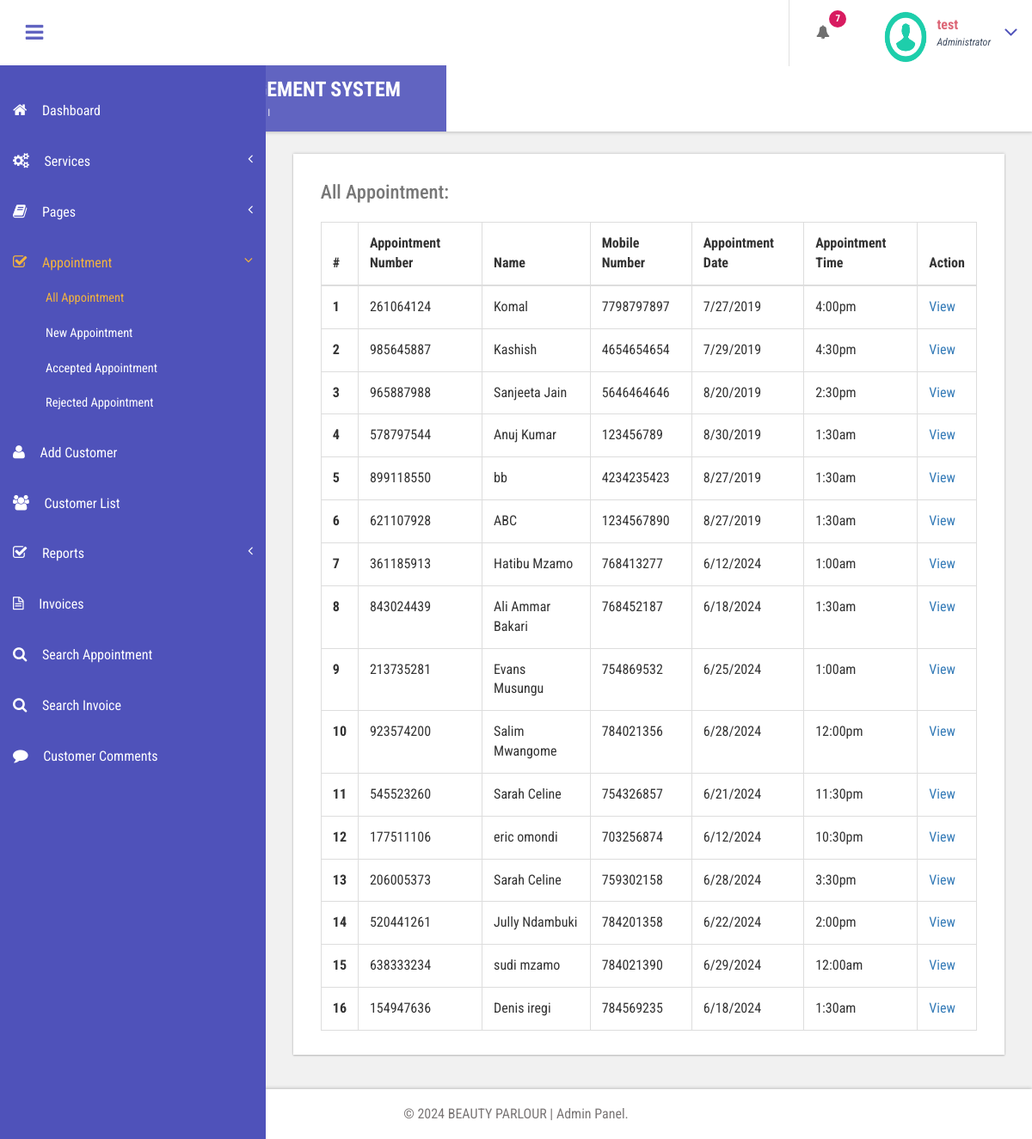
Page /admin/all-appointment.php (signed in) on the committed database.
### tables this page shows
CREATE TABLE `tblappointment` (
  `ID` int(10) NOT NULL,
  `AptNumber` varchar(80) DEFAULT NULL,
  `Name` varchar(120) DEFAULT NULL,
  `Email` varchar(120) DEFAULT NULL,
  `PhoneNumber` bigint(11) DEFAULT NULL,
  `AptDate` varchar(120) DEFAULT NULL,
  `AptTime` varchar(120) DEFAULT NULL,
  `Services` varchar(120) DEFAULT NULL,
  `ApplyDate` timestamp NULL DEFAULT current_timestamp(),
  `Remark` varchar(250) NOT NULL,
  `Status` varchar(50) NOT NULL,
  `RemarkDate` timestamp NOT NULL DEFAULT '0000-00-00 00:00:00' ON UPDATE current_timestamp()
);

### admin/all-appointment.php (the view, shortened to what this page needs)
<?php
include('includes/dbconnection.php');
if (strlen($_SESSION['bpmsaid']==0)) {
  header('location:logout.php');
  } else{
  ?>
<!DOCTYPE HTML>
<html>
<head>
<link href="css/bootstrap.css" rel='stylesheet' type='text/css' />
<link href="css/style.css" rel='stylesheet' type='text/css' />
<link href="css/font-awesome.css" rel="stylesheet">
<link href="css/animate.css" rel="stylesheet" type="text/css" media="all">
<link href="css/custom.css" rel="stylesheet">
</head>
<body class="cbp-spmenu-push">
	<div class="main-content">
		 <?php include_once('includes/sidebar.php');?>
		 <?php include_once('includes/header.php');?>
		<div id="page-wrapper">
			<div class="main-page">
				<div class="tables">
					<h3 class="title1">All Appointment</h3>
					<div class="table-responsive bs-example widget-shadow">
						<h4>All Appointment:</h4>
						<table class="table table-bordered"> <thead> <tr> <th>#</th> <th> Appointment Number</th> <th>Name</th><th>Mobile Number</th> <th>Appointment Date</th><th>Appointment Time</th><th>Action</th> </tr> </thead> <tbody>
<?php
$ret=mysqli_query($con,"select *from  tblappointment");
$cnt=1;
while ($row=mysqli_fetch_array($ret)) {
?>
						 <tr> <th scope="row"><?php echo $cnt;?></th> <td><?php  echo $row['AptNumber'];?></td> <td><?php  echo $row['Name'];?></td><td><?php  echo $row['PhoneNumber'];?></td><td><?php  echo $row['AptDate'];?></td> <td><?php  echo $row['AptTime'];?></td> <td><a href="view-appointment.php?viewid=<?php echo $row['ID'];?>">View</a></td> </tr>   <?php
$cnt=$cnt+1;
}?></tbody> </table>
					</div>
				</div>
			</div>
		</div>
		 <?php include_once('includes/footer.php');?>
	</div>
</body>
</html>
<?php }  ?>

### admin/includes/sidebar.php (shortened to what this page needs)
<div class=" sidebar" role="navigation">
          <div class="navbar-collapse">
      <nav class="cbp-spmenu cbp-spmenu-vertical cbp-spmenu-left" id="cbp-spmenu-s1">
        <ul class="nav" id="side-menu">
          <li>
            <a href="dashboard.php"><i class="fa fa-home nav_icon"></i>Dashboard</a>
          </li>
          <li>
            <a href="add-services.php"><i class="fa fa-cogs nav_icon"></i>Services<span class="fa arrow"></span> </a>
          </li>
          <li class="">
            <a href="about-us.php"><i class="fa fa-book nav_icon"></i>Pages <span class="fa arrow"></span></a>
          </li>
          <li>
            <a href="all-appointment.php"><i class="fa fa-check-square-o nav_icon"></i>Appointment<span class="fa arrow"></span></a>
            <ul class="nav nav-second-level collapse">
              <li>
                <a href="all-appointment.php">All Appointment</a>
              </li>
              <li>
                <a href="new-appointment.php">New Appointment</a>
              </li>
              <li>
                <a href="accepted-appointment.php">Accepted Appointment</a>
              </li>
              <li>
                <a href="rejected-appointment.php">Rejected Appointment</a>
              </li>
            </ul>
          </li>
          <li>
            <a href="add-customer.php" class="chart-nav"><i class="fa fa-user nav_icon"></i>Add Customer</a>
          </li>
           <li>
            <a href="customer-list.php" class="chart-nav"><i class="fa fa-users nav_icon"></i>Customer List</a>
          </li>
            <li>
            <a href="#"><i class="fa fa-check-square-o nav_icon"></i>Reports<span class="fa arrow"></span></a>
          </li>
  <li>
            <a href="invoices.php" class="chart-nav"><i class="fa fa-file-text-o nav_icon"></i>Invoices</a>
          </li>
          <li>
            <a href="search-appointment.php" class="chart-nav"><i class="fa fa-search nav_icon"></i>Search Appointment</a>
          </li>
          <li>
            <a href="search-invoices.php" class="chart-nav"><i class="fa fa-search nav_icon"></i>Search Invoice</a>
          </li>
          <li>
            <a href="customer-feedback.php" class="chart-nav"><i class="fa fa-comment nav_icon"></i>Customer Comments</a>
          </li>
        </ul>
      </nav>
    </div>
  </div>

### admin/includes/header.php (shortened to what this page needs)
<div class="sticky-header header-section ">
      <div class="header-left">
        <button id="showLeftPush"><i class="fa fa-bars"></i></button>
        <div class="logo">
          <a href="index.html">
            <h1>BEAUTY PARLOUR MANAGEMENT SYSTEM </h1>
            <span>AdminPanel</span>
          </a>
        </div>
      </div>
      <div class="header-right">
        <div class="profile_details_left">
          <ul class="nofitications-dropdown">
            <?php
$ret1=mysqli_query($con,"select ID,Name from  tblappointment where Status=''");
$num=mysqli_num_rows($ret1);
?>
            <li class="dropdown head-dpdn">
              <a href="#" class="dropdown-toggle" data-toggle="dropdown" aria-expanded="false"><i class="fa fa-bell"></i><span class="badge blue"><?php echo $num;?></span></a>
            </li>
          </ul>
          <div class="clearfix"> </div>
        </div>
        <div class="profile_details">
        <?php
$adid=$_SESSION['bpmsaid'];
$ret=mysqli_query($con,"select AdminName from tbladmin where ID='$adid'");
$row=mysqli_fetch_array($ret);
$name=$row['AdminName'];
?>
          <ul>
            <li class="dropdown profile_details_drop">
              <a href="#" class="dropdown-toggle" data-toggle="dropdown" aria-expanded="false">
                <div class="profile_img">
                  <span class="prfil-img"><img src="images/download (1).png" alt="" width="50" height="60"> </span>
                  <div class="user-name">
                    <p><?php echo $name; ?></p>
                    <span>Administrator</span>
                  </div>
                  <i class="fa fa-angle-down lnr"></i>
                  <div class="clearfix"></div>
                </div>
              </a>
            </li>
          </ul>
        </div>
      </div>
      <div class="clearfix"> </div>
    </div>

### admin/includes/footer.php
<div class="footer">
   <p>&copy; 2024 BEAUTY PARLOUR | Admin Panel.</p>
</div>

### admin/css/custom.css (style rules this page uses)
#page-wrapper { padding:7em 2em 2.5em; background-color: #F1F1F1; }
.sidebar .arrow { float: right; }
.sidebar .fa.arrow:before { content: "\f104"; }
.sidebar .active>a>.fa.arrow:before { content: "\f107"; }
.sidebar .nav-second-level li, .sidebar .nav-third-level li { border-bottom: 0!important; margin-bottom: 0; }
.sidebar .nav-second-level li a { padding-left: 53px; font-size: .9em; }

### rows in the picture
tblappointment: AptNumber "261064124", Name "Komal", PhoneNumber "7798797897", AptDate "7/27/2019", AptTime "4:00pm"
tblappointment: AptNumber "985645887", Name "Kashish", PhoneNumber "4654654654", AptDate "7/29/2019", AptTime "4:30pm"
tblappointment: AptNumber "965887988", Name "Sanjeeta Jain", PhoneNumber "5646464646", AptDate "8/20/2019", AptTime "2:30pm"
tblappointment: AptNumber "578797544", Name "Anuj Kumar", PhoneNumber "123456789", AptDate "8/30/2019", AptTime "1:30am"
tblappointment: AptNumber "899118550", Name "bb", PhoneNumber "4234235423", AptDate "8/27/2019", AptTime "1:30am"
tblappointment: AptNumber "621107928", Name "ABC", PhoneNumber "1234567890", AptDate "8/27/2019", AptTime "1:30am"
tblappointment: AptNumber "361185913", Name "Hatibu Mzamo", PhoneNumber "768413277", AptDate "6/12/2024", AptTime "1:00am"
tblappointment: AptNumber "843024439", Name "Ali Ammar Bakari", PhoneNumber "768452187", AptDate "6/18/2024", AptTime "1:30am"
tblappointment: AptNumber "213735281", Name "Evans Musungu", PhoneNumber "754869532", AptDate "6/25/2024", AptTime "1:00am"
tblappointment: AptNumber "923574200", Name "Salim Mwangome", PhoneNumber "784021356", AptDate "6/28/2024", AptTime "12:00pm"
tblappointment: AptNumber "545523260", Name "Sarah Celine", PhoneNumber "754326857", AptDate "6/21/2024", AptTime "11:30pm"
tblappointment: AptNumber "177511106", Name "eric omondi", PhoneNumber "703256874", AptDate "6/12/2024", AptTime "10:30pm"
tblappointment: AptNumber "206005373", Name "Sarah Celine", PhoneNumber "759302158", AptDate "6/28/2024", AptTime "3:30pm"
tblappointment: AptNumber "520441261", Name "Jully Ndambuki", PhoneNumber "784201358", AptDate "6/22/2024", AptTime "2:00pm"
tblappointment: AptNumber "638333234", Name "sudi mzamo", PhoneNumber "784021390", AptDate "6/29/2024", AptTime "12:00am"
tblappointment: AptNumber "154947636", Name "Denis iregi", PhoneNumber "784569235", AptDate "6/18/2024", AptTime "1:30am"

### other values in the picture
$num "7"
$name "test"
